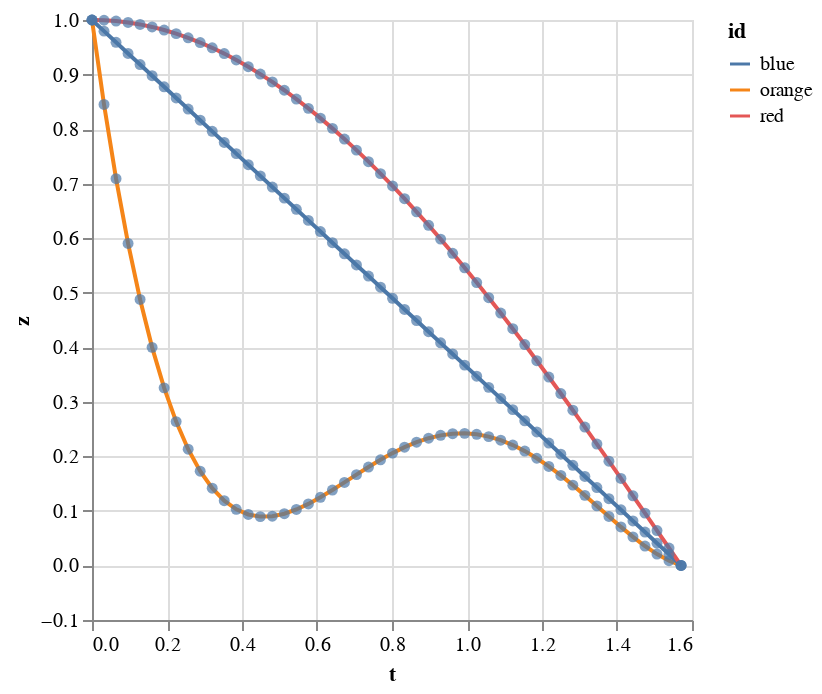

The cell this chart's notebook holds for it:
### Code cell
(-> (points-tz->plot plot-3)
    kind/vega-lite)

### Figure 1 — Vega-Lite specification as saved in the notebook (floating-point values rounded to 4 significant figures; data arrays with more than 128 entries replaced by an {"elided": "..."} marker saying what was removed)
{"$schema": "https://vega.github.io/schema/vega-lite/v2.json", "data": {"values": {"elided": "150 records"}}, "encoding": {"x": {"field": "t", "scale": {"zero": false}, "type": "quantitative"}, "y": {"field": "z", "scale": {"zero": false}, "type": "quantitative"}}, "layer": [{"encoding": {"color": {"field": "id", "type": "nominal"}, "order": {"field": "t", "type": "temporal"}}, "mark": "line"}, {"mark": {"filled": true, "type": "point"}}]}
